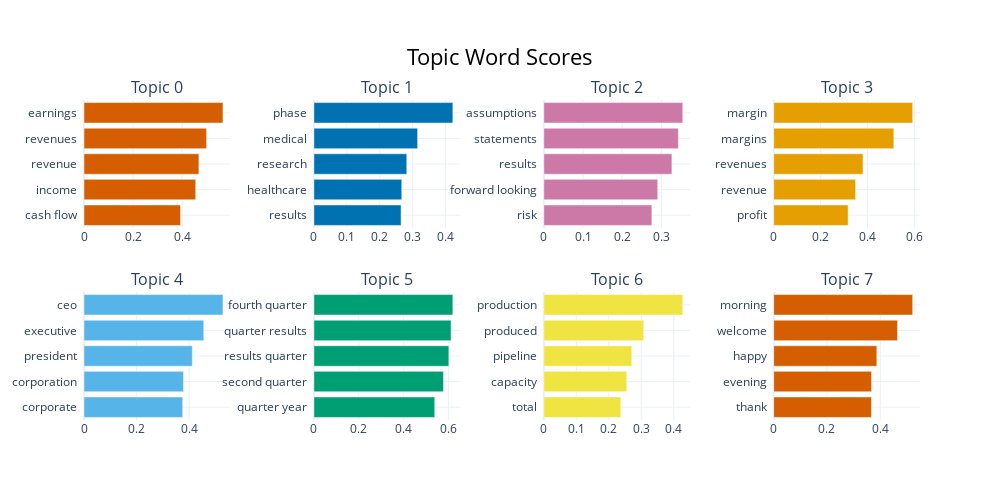

Notebook code for this chart:
### Code cell
topic_model.visualize_barchart()

### Figure 1 — Plotly figure (JSON) as saved in the notebook; plotly's stock layout.template omitted (floating-point values rounded to 4 significant figures)
{"data": [{"marker": {"color": "#D55E00"}, "orientation": "h", "type": "bar", "x": [0.3932, 0.4551, 0.468, 0.4995, 0.5662], "xaxis": "x", "y": ["cash flow  ", "income  ", "revenue  ", "revenues  ", "earnings  "], "yaxis": "y"}, {"marker": {"color": "#0072B2"}, "orientation": "h", "type": "bar", "x": [0.265, 0.267, 0.2823, 0.3152, 0.4224], "xaxis": "x2", "y": ["results  ", "healthcare  ", "research  ", "medical  ", "phase  "], "yaxis": "y2"}, {"marker": {"color": "#CC79A7"}, "orientation": "h", "type": "bar", "x": [0.2755, 0.2905, 0.3266, 0.343, 0.3543], "xaxis": "x3", "y": ["risk  ", "forward looking  ", "results  ", "statements  ", "assumptions  "], "yaxis": "y3"}, {"marker": {"color": "#E69F00"}, "orientation": "h", "type": "bar", "x": [0.3174, 0.3493, 0.3809, 0.5123, 0.5927], "xaxis": "x4", "y": ["profit  ", "revenue  ", "revenues  ", "margins  ", "margin  "], "yaxis": "y4"}, {"marker": {"color": "#56B4E9"}, "orientation": "h", "type": "bar", "x": [0.3755, 0.3786, 0.4119, 0.4556, 0.5286], "xaxis": "x5", "y": ["corporate  ", "corporation  ", "president  ", "executive  ", "ceo  "], "yaxis": "y5"}, {"marker": {"color": "#009E73"}, "orientation": "h", "type": "bar", "x": [0.5384, 0.5773, 0.6013, 0.6112, 0.6192], "xaxis": "x6", "y": ["quarter year  ", "second quarter  ", "results quarter  ", "quarter results  ", "fourth quarter  "], "yaxis": "y6"}, {"marker": {"color": "#F0E442"}, "orientation": "h", "type": "bar", "x": [0.2369, 0.2555, 0.2709, 0.3075, 0.4278], "xaxis": "x7", "y": ["total  ", "capacity  ", "pipeline  ", "produced  ", "production  "], "yaxis": "y7"}, {"marker": {"color": "#D55E00"}, "orientation": "h", "type": "bar", "x": [0.3671, 0.3673, 0.387, 0.4647, 0.5216], "xaxis": "x8", "y": ["thank  ", "evening  ", "happy  ", "welcome  ", "morning  "], "yaxis": "y8"}], "layout": {"annotations": [{"font": {"size": 16}, "showarrow": false, "text": "Topic 0", "x": 0.0875, "xanchor": "center", "xref": "paper", "y": 1, "yanchor": "bottom", "yref": "paper"}, {"font": {"size": 16}, "showarrow": false, "text": "Topic 1", "x": 0.3625, "xanchor": "center", "xref": "paper", "y": 1, "yanchor": "bottom", "yref": "paper"}, {"font": {"size": 16}, "showarrow": false, "text": "Topic 2", "x": 0.6375, "xanchor": "center", "xref": "paper", "y": 1, "yanchor": "bottom", "yref": "paper"}, {"font": {"size": 16}, "showarrow": false, "text": "Topic 3", "x": 0.9125, "xanchor": "center", "xref": "paper", "y": 1, "yanchor": "bottom", "yref": "paper"}, {"font": {"size": 16}, "showarrow": false, "text": "Topic 4", "x": 0.0875, "xanchor": "center", "xref": "paper", "y": 0.4, "yanchor": "bottom", "yref": "paper"}, {"font": {"size": 16}, "showarrow": false, "text": "Topic 5", "x": 0.3625, "xanchor": "center", "xref": "paper", "y": 0.4, "yanchor": "bottom", "yref": "paper"}, {"font": {"size": 16}, "showarrow": false, "text": "Topic 6", "x": 0.6375, "xanchor": "center", "xref": "paper", "y": 0.4, "yanchor": "bottom", "yref": "paper"}, {"font": {"size": 16}, "showarrow": false, "text": "Topic 7", "x": 0.9125, "xanchor": "center", "xref": "paper", "y": 0.4, "yanchor": "bottom", "yref": "paper"}], "height": 500, "hoverlabel": {"bgcolor": "white", "font": {"family": "Rockwell", "size": 16}}, "showlegend": false, "title": {"font": {"color": "Black", "size": 22}, "text": "Topic Word Scores", "x": 0.5, "xanchor": "center", "yanchor": "top"}, "width": 1000, "xaxis": {"anchor": "y", "domain": [0, 0.175], "showgrid": true}, "xaxis2": {"anchor": "y2", "domain": [0.275, 0.45], "showgrid": true}, "xaxis3": {"anchor": "y3", "domain": [0.55, 0.725], "showgrid": true}, "xaxis4": {"anchor": "y4", "domain": [0.825, 1], "showgrid": true}, "xaxis5": {"anchor": "y5", "domain": [0, 0.175], "showgrid": true}, "xaxis6": {"anchor": "y6", "domain": [0.275, 0.45], "showgrid": true}, "xaxis7": {"anchor": "y7", "domain": [0.55, 0.725], "showgrid": true}, "xaxis8": {"anchor": "y8", "domain": [0.825, 1], "showgrid": true}, "yaxis": {"anchor": "x", "domain": [0.6, 1], "showgrid": true}, "yaxis2": {"anchor": "x2", "domain": [0.6, 1], "showgrid": true}, "yaxis3": {"anchor": "x3", "domain": [0.6, 1], "showgrid": true}, "yaxis4": {"anchor": "x4", "domain": [0.6, 1], "showgrid": true}, "yaxis5": {"anchor": "x5", "domain": [0, 0.4], "showgrid": true}, "yaxis6": {"anchor": "x6", "domain": [0, 0.4], "showgrid": true}, "yaxis7": {"anchor": "x7", "domain": [0, 0.4], "showgrid": true}, "yaxis8": {"anchor": "x8", "domain": [0, 0.4], "showgrid": true}}}
